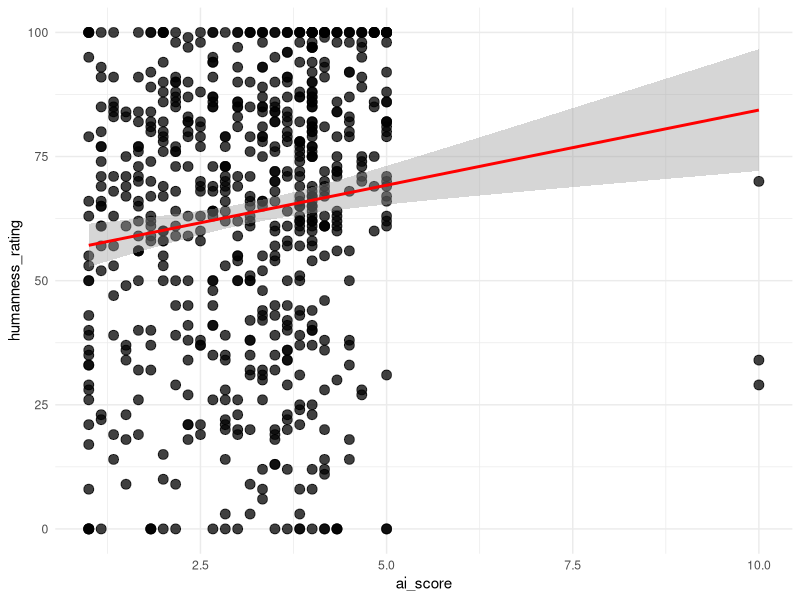

The R source for this figure: (Note: this script raises an error after producing the figure.)
## ---- chunk 1
library(dplyr)
library(ggplot2)
library(tidyr)
library(forcats)
library(lme4)
library(corrplot)
library(clipr)
## ---- chunk 2
raw_df <- read.csv("../data/responses_combined.csv")
raw_df <- raw_df %>% 
  group_by(subject_id) %>%
  mutate(ai_score = sum(cognitive_1, cognitive_2, 
                         affective_1, affective_2, 
                         behavioral_1, behavioral_2)/6)
## ---- chunk 3
head(raw_df)
## ---- chunk 4
categories <- list(
  content = c(
    "(span)", "(the)", "`Beautiful", "a", "Above",
    "above", "act", "air", "along", "aparant",
    "APPARENTLY", "Apparently", "apparently", "Arc", "arc",
    "ARCH", "Arch", "arch", "Arches", "arising",
    "around", "ball", "Beam", "Beautiful", "beautiful",
    "Beauty", "beauty", "beginning", "BEYOND", "Beyond",
    "beyond", "blue", "branch", "cathes", "caves",
    "Chromatography", "cloud", "Clouds", "clouds", "Cloudy",
    "Color", "color", "Colorful", "colorful", "Colors",
    "colors", "colors`", "colour", "colours", "day",
    "diffraction", "Division", "division", "Drizzle", "drop",
    "droplets", "drops", "earth", "end", "Ending",
    "Ends", "ends", "fall", "Fire", "flower",
    "Form", "form", "Forms", "forms", "Gold",
    "gold", "green", "grows", "hit", "hits",
    "HORIZON", "Horizon", "horizon", "horzion", "in",
    "Lamps", "Light", "light", "lightning", "Lights",
    "lights", "like", "long", "luck", "meadow",
    "meet", "Midnight", "Morning", "Nature", "nature",
    "Nature minded", "Night", "night", "of", "optics",
    "over", "pair", "Part", "passes", "Path",
    "path", "photons", "Physics", "physics", "prisim",
    "PRISM", "Prism", "prism", "prismq", "prizm",
    "raid", "RAIN", "Rain", "rain", "rain drop",
    "rainbaw", "RAINBOW", "Rainbow", "rainbow", "Rainbows",
    "rainbows", "Rainbox", "raindow", "Raindrop", "raindrop",
    "Raindrops", "raindrops", "rainfall", "Raining", "raining",
    "Rainy", "rainy", "Rays", "red", "refract",
    "round", "Science", "science", "shamrock", "Shape",
    "shape", "Shine", "shines", "shone", "showers",
    "Site", "skies", "Sky", "sky", "sky watcher",
    "spectrum", "spring", "storm", "storms", "Strike",
    "Strikes", "strikes", "Sun", "sun", "sunglight",
    "Sunlight", "sunlight", "Sunny", "sunrise", "sunrize",
    "sunset", "Sunshine", "sunshine", "Sunsine", "Symmetrical",
    "Take", "take", "takes", "THE", "The",
    "the", "THESE", "they", "this", "thunder",
    "thunderstorms", "time", "touch", "tree", "Two ends",
    "universe", "variety", "visual", "Water", "water",
    "way", "Weather", "weather", "Wet", "wet",
    "When", "when", "white", "white light", "winds",
    "with", "Wodded", "world"
  ),
  gender = c(
    "androgenous", "Androgynous", "androgynous", "effeminate", "Female",
    "female", "Femenine", "Feminine", "feminine", "Genderless",
    "Gentleman", "girl", "Girlie", "Girly", "girly",
    "Guy", "he", "Lady", "lady", "Male",
    "male", "Man", "man", "Manly", "Masculine",
    "masculine", "Woman", "woman"
  ),
  sexuality = c(
    "gay"
  ),
  other_sgi = c(
    "pass", "trans"
  ),
  persona = c(
    "admirer", "Airhead", "Alpha", "bird", "bohemian",
    "Boomer", "Bro", "bumbkin", "Cartoon", "cartoon",
    "cartoonish", "Cat", "Dad", "ditsy", "ditzy",
    "Documentary", "dude", "Frog", "geek", "geeky",
    "God", "Hader", "hippie", "hippy", "impressionist",
    "Isaac", "Kathy bates", "kooky", "Leprachaun", "Leprechaun",
    "leprechaun", "lobster", "McDonald’s", "Mckenna", "meryl",
    "Morgan Freeman", "nerd", "Nerdy", "nerdy", "Newton",
    "old-fashioned", "performative", "Preppy", "Prospector", "prospector",
    "Radio", "reading a book", "rustic", "Sage", "Santa",
    "spicoli", "Spongebob", "stoner", "story", "storylike",
    "streep", "Surfer", "surfer", "TV Voice", "valley",
    "valley girl", "Verizon", "voiceover", "whimsical", "Wizard",
    "wizard"
  ),
  region = c(
    "Accent", "accent", "accented", "American", "Boston",
    "boston", "British", "british", "Bronx", "California",
    "Californian", "californian", "Country", "country", "dialect",
    "foreign", "foreigner", "hawaii", "Italian", "native",
    "New Jersey", "New York", "New york", "New Yorker", "Northeast",
    "northern?", "Northerner", "northerner", "Southern", "southern",
    "southernish"
  ),
  locale = c(
    "Alley", "City", "city", "farm", "park",
    "rural", "School", "Urban", "urban"
  ),
  education = c(
    "academic", "analytuical", "Articulate", "articulate", "capable",
    "competent", "Complex", "comprehensive", "concise", "Descriptive",
    "descriptive", "Detailed", "detailed", "Educated", "educated",
    "educational", "educative", "Eloquent", "eloquent", "enlightening",
    "Experience", "experienced", "expert", "explanation", "facts",
    "factual", "Fluent", "Gifted", "inexperienced", "informational",
    "Informative", "informative", "Informed", "informed", "insightful",
    "Intellectual", "intelligence", "Intelligent", "intelligent", "knowledeable",
    "Knowledgable", "knowledgable", "Knowledge", "knowledge", "Knowledgeable",
    "knowledgeable", "learning", "legible", "Literate", "percise",
    "Philisophical", "precise", "Professional", "professional", "Profound",
    "scholar", "Scienctific", "scientic", "Scientific", "scientific",
    "skilled", "Smart", "smart", "sophisticated", "Succint",
    "Technical", "thorough", "understandable", "Understanding", "understanding",
    "very descriptive", "Well Spoken", "well spoken", "Well-spoken", "well-spoken",
    "wellspoken", "Wisdom", "Wise", "wise", "worldly"
  ),
  profession = c(
    "announcer", "counselor", "educator", "Explainer", "explainer",
    "Guider", "instructor", "Lecturer", "lecturer", "librarian",
    "military", "Narrator", "narrator", "pastor", "poet",
    "preach", "professor", "reader", "researcher", "science teacher",
    "Scientist", "scientist", "simplifier", "Speaker", "speaker",
    "Story Teller", "Story-teller", "Storyteller", "storyteller", "Storytelling",
    "Student", "student", "teach", "Teacher", "teacher",
    "teaching", "therapist", "weatherman", "Wheatherman", "writer"
  ),
  race_ethnicity = c(
    "African American", "African-American", "Black", "black", "black vernacular",
    "Caucasian", "Latina", "Person of Color", "White"
  ),
  social_standing = c(
    "Dignity", "entitled", "ghetto", "refined", "Rich",
    "rich"
  ),
  other_soc = c(
    "casual", "conversational", "culture", "Diversity", "Formal",
    "infraction", "Public", "Single", "unpopular"
  ),
  age = c(
    "Adult", "ancient", "Antiquated", "childish", "childlike",
    "Elder", "elder", "Elderly", "elderly", "grandfather",
    "Grandma", "grandma", "grandmother", "Grandpa", "grandpa",
    "kids", "Mature", "mature", "middle age", "middle aged",
    "Middle-Aged", "middle-aged", "Old", "old", "Older",
    "older", "senior", "twenties", "Young", "young",
    "younger", "Youthful"
  ),
  appearance = c(
    "appear", "balding", "big", "Blonde", "blonde",
    "fat", "gray suit", "Hands", "short", "size",
    "smiling"
  ),
  attractiveness = c(
    "Attractive", "lovely", "luscious", "pretty", "Stunning"
  ),
  health = c(
    "afflictive", "autist", "autistic", "Drunk", "impaired",
    "sleepy", "smoker", "tired", "weed"
  ),
  other_phys = character(0),
  agreeableness = c(
    "aggressive", "approachable", "Blunt", "blunt", "Cairing",
    "Caring", "caring", "Charming", "comfortable", "Comforting",
    "Compassionate", "condescending", "Down to earth", "empathetic", "fair",
    "flippant", "Friendly", "friendly", "friiendly", "Gentle",
    "gentle", "giving", "helpful", "Humble", "Kind",
    "kind", "likeable", "Lileable", "loving", "motherly",
    "NICE", "Nice", "nice", "nurturing", "opinionated",
    "Ornery", "patience", "patient", "Peaceful", "peaceful",
    "polite", "reassuring", "relatable", "sassy", "Sincere",
    "sincere", "snark", "Sweet", "sweet", "tender",
    "Trustworthy", "Truthfull", "uncaring", "wholesome"
  ),
  extraversion = c(
    "active", "Animated", "animated", "assertive", "Assured",
    "Boisterous", "bubbly", "charismatic", "cheerful", "Confidant",
    "Confident", "confident", "Dominant", "eager", "Energetic",
    "energetic", "energy", "Engaged", "engaged", "engagin",
    "Engaging", "engaging", "enthused", "Enthusiastic", "enthusiastic",
    "excited", "Expressive", "expressive", "exuberant", "Flamboyant",
    "flamboyant", "joking", "lively", "locquatious", "Motivational",
    "outgoing", "outspoken", "Passionate", "passionate", "quiet",
    "rambler", "Rambling", "reserved", "Self-assured", "stoked",
    "unenthusiastic", "Unexcited", "upbeat"
  ),
  openness = c(
    "Artistic", "artistic", "Artsy", "artsy", "create",
    "Creative", "creative", "Curious", "curious", "dreamer",
    "dreamy", "eccentric", "explorative", "Imaginative", "imaginative",
    "inquisitive", "Inspiration", "inspiring", "inspirtional", "interest",
    "Interested", "interested", "Intrigued", "intrigued", "Intuitive",
    "Metaphor", "open", "Pensive", "Poetic", "poetic",
    "Poetry", "poetry", "Reflecting", "reflecting", "Reflection",
    "reflection", "shallow", "thinker", "thoughful", "Thoughtful",
    "thoughtful", "unconventional", "Unique", "unique", "versatile",
    "vision", "Vivid", "vivid", "witty", "wonder"
  ),
  emo_stab = c(
    "Calm", "calm", "Calming", "calming", "certain",
    "Collected", "composed", "content", "emotional", "emotionless",
    "erratic", "even", "even-toned", "hesitant", "hopeful",
    "Mellow", "mellow", "moody", "nervous", "Neutral",
    "neutral", "neutral mindset", "non-assertive", "non-emotional", "non-serious",
    "nonchalant", "Peace", "peace", "relaxation", "Relaxed",
    "relaxed", "Relaxing", "relaxing", "relaxing.", "safe",
    "Scattered", "serene", "Serenity", "serenity", "Serious",
    "serious", "sootheing", "Soothing", "soothing", "Steady",
    "steady", "stern", "Stoic", "stoic", "tranquil",
    "Unemotional", "unemotional", "unrushed", "unsure", "wistful"
  ),
  cons = c(
    "Accurate", "accurate", "attention", "Attentive", "Carefree",
    "carefree", "careful", "cautious", "consistent", "Definite",
    "Deliberate", "deliberate", "diligent", "Driven", "focus",
    "Focused", "focused", "Intent", "invested", "involved",
    "Measured", "Motivated", "motivated", "Observant", "observant",
    "proper", "punctuated", "punctuates", "Rehearsed", "sequential",
    "wasteful", "well-paced"
  ),
  other_psych = c(
    "Amused", "Angry", "angry", "attitude", "awe",
    "bold", "brave", "disinterested", "Euphoric", "excited with word",
    "exciting", "fanatic", "Free", "Freedom", "Happiness",
    "happiness", "Happy", "happy", "Hope", "hope",
    "important", "jolly", "joy", "Joyful", "life",
    "Longing", "Magical", "Motivation", "proud", "spiritual",
    "unaware", "Upset"
  ),
  Naturalness = c(
    "AI", "Ai", "ai", "Ai generated", "Artificial",
    "artificial", "authentic", "automatic", "believable", "Computer",
    "digital", "Fake", "fake", "fake?", "Forced",
    "forced", "Genuine", "Human", "human like", "inauthentic",
    "inhuman", "manufactured", "natural", "real", "robot",
    "Robotic", "robotic", "Scripted", "Technological", "unnatural",
    "Unrealistic", "unrealistic"
  ),
  contour = c(
    "emphasis", "Flat", "flat", "flat tone", "high",
    "high pitched", "high-pitched", "higher pitch voice", "low", "modulated",
    "Monotone", "monotone", "Monotoned", "Monotonous", "monotonous",
    "Neutral tone", "question", "Questioning", "questioning", "range",
    "Slow tone", "tone"
  ),
  voice_qual = c(
    "Audible", "audible", "bassy", "breathy", "Bright",
    "bright", "chocolate", "clarity", "Clear", "clear",
    "clear voice", "cler", "crisp", "Dainty", "Deep",
    "deep", "deep voice", "distinct", "dry", "earthy",
    "fluid", "grainy", "Grating", "grating", "gravelly",
    "Gruff", "gruff", "gruffy", "Harsh", "Hoarse",
    "liquid", "Nasal", "nasal", "nasally", "Nasaly",
    "Raspy", "raspy", "Rough", "rough", "scratchy",
    "shrill", "Smooth", "smooth", "sound", "subtle",
    "twang", "vocal", "Vocal fry", "voice", "Warm",
    "warm", "weathered", "whine"
  ),
  intensity = c(
    "commanding", "explosive", "Firm", "firm", "forceful",
    "Full", "Intense", "intense", "Loud", "loud",
    "louder", "Powerful", "Projective", "Slam", "Soft",
    "soft", "Soft Spoken", "Soft spoken", "Soft-spoken", "soft-spoken",
    "softspoken", "Strong", "strong"
  ),
  other_speech = c(
    "Articulated", "breaks", "brisk", "cadence", "clunky",
    "coherent", "Direct", "direct", "embelished", "Embellished",
    "emotive", "enunciation", "Fast", "fast", "flowing",
    "hurry", "incomplete", "jumbled", "lyrical", "narrative",
    "notecards", "Paced", "quick", "rapid", "Reading",
    "reading", "rushed", "rushing", "Slow", "slow",
    "slower", "Speech", "split", "splits", "Spoken",
    "stilted", "straightforward", "Unclear", "Word", "wordy"
  ),
  evaluation = c(
    "amazing", "Annoying", "annoying", "Average", "average",
    "Bad", "bland", "Bombastic", "bombastic", "bored",
    "Boring", "boring", "cliched", "confusing", "Cool",
    "cool", "corny", "Crazy", "credible", "Different",
    "Dig", "Dramatic", "dramatic", "Dull", "dumb",
    "easy", "Exaggerated", "exaggerated", "excellent communication", "fine",
    "Forgettable", "Fun", "fun", "Funny", "funny",
    "Good", "good", "goofy", "great speaker", "Humorous",
    "Idiot", "incorrect", "Interesting", "interesting", "intersting",
    "irritating", "lackluster", "nondescript", "obnoxious", "odd",
    "off-putting", "okay", "Outstanding", "outstanding", "Pleasant",
    "pleasant", "pleasent", "Positive", "positive", "pretentious",
    "Prison", "prison", "Promise", "quality", "Silly",
    "silly", "Simple", "simple", "Snooty", "spectacle",
    "Strange", "strange", "stupid", "Suspense", "Tiring",
    "trap", "uncomfortable", "unfavorable", "Unintelligent", "unintelligent",
    "uninteresting", "uninteristing", "unlikable", "unpleasant", "unprofessional",
    "untenable", "usual", "vague", "weird", "Wonderful!"
  )
)


assign_category <- function(response) {
  if (is.na(response) || response == "") return(NA_character_)
  for (cat_name in names(categories)) {
    if (response %in% categories[[cat_name]]) {
      return(cat_name)
    }
  }
  return("unknown")
}

analysis_df <- raw_df %>%
  mutate(across(
    .cols = c(word_1, word_2, word_3, word_4, word_5),
    .fns  = ~ sapply(tolower(trimws(.x)), assign_category),
    .names = "category_{.col}"
  )) %>%
  rename_with(~ gsub("category_word_", "category_", .x), starts_with("category_word_"))

# add broad characterizations
#social_cats   <- c("gender","age","personality","competence","persona",
#                   "appearance","locale","affect")
#acoustic_cats <- c("voice_quality","prosody","intensity")

#analysis_df <- analysis_df %>%
#  rowwise() %>%
#  mutate(
#    n_social   = sum(c_across(category_1:category_5) %in% social_cats),
#    n_acoustic = sum(c_across(category_1:category_5) %in% acoustic_cats),
#    n_content  = sum(c_across(category_1:category_5) == "content"),
#    any_artificial = any(c_across(word_1:word_5) %in% 
#                           c("fake","artificial","ai generated","digital","inauthentic",
#                             "manufactured","robotic","scripted","unrealistic"))
#  ) %>%
#  ungroup()
## ---- chunk 5
ggplot(analysis_df, aes(x = ai_score, 
                        y = humanness_rating)) +
  geom_point(color = "black", 
             size = 3,
             alpha = 0.75) +       
  geom_smooth(method = "lm", color = "red") +
  theme_minimal() 

cor(analysis_df$ai_score, analysis_df$humanness_rating, method = "pearson")
## ---- chunk 6
analysis_df %>% 
  group_by(voice) %>% 
  summarise(
    mean = mean(humanness_rating),
    sd = sd(humanness_rating), 
    median = median(humanness_rating)
  )
## ---- chunk 7
valence_counts_voice <- analysis_df %>%
  select(subject_id, word_1:word_5, voice) %>%
  pivot_longer(word_1:word_5, names_to = "slot", values_to = "word") %>%
  mutate(word = tolower(trimws(word))) %>%
  left_join(valence_lookup, by = "word") %>%
  group_by(voice) %>%
  summarise(
    n_positive  = sum(valence == "positive",  na.rm = TRUE),
    n_negative  = sum(valence == "negative",  na.rm = TRUE),
    n_ambiguous = sum(valence == "ambiguous", na.rm = TRUE),
    .groups = "drop"
  )
valence_counts_voice
## ---- chunk 8

ggplot(analysis_df, aes(voice, humanness_rating, fill = voice)) + 
  geom_violin() +
  scale_fill_brewer(palette = "Set3") +
  geom_jitter(width = 0.05) +
  theme_minimal()

## ---- chunk 9
long_df %>% 
  filter(cat != "content") %>% 
  ggplot() +
  geom_bar(aes(y = voice,
               fill = cat),
           position = "fill") +
  coord_flip() +
  labs(x = "Proportion of Non-Content Responses",
       y = "Voice",
       fill = "Category")

ggsave(file="./data_analysis_files/by-voice-categories.png",width=10,height=6)
## ---- chunk 10
category_counts <- analysis_df %>%
  pivot_longer(
    cols = category_1:category_5,
    names_to = "word_number",
    values_to = "category"
  ) %>%
  count(category, sort = TRUE)
## ---- chunk 11
View(category_counts)
## ---- chunk 12
analysis_df <- analysis_df %>%
  rowwise() %>%
  mutate(ai_attitude_score = rowMeans(across(c(cognitive_1, behavioral_1, affective_1, cognitive_2, affective_2, behavioral_2))))
## ---- chunk 13

ai_attitude_plot <- ggplot(analysis_df, aes(x = ai_attitude_score, y = fct_reorder(source_file, ai_attitude_score))) +
  geom_point(size = 1.5, alpha = 0.7) +
  labs(x = "AI attitude score", y = "participants") + 
  theme_minimal() +
  theme(axis.text.y = element_blank())
## ---- chunk 14
ai_attitude_plot
## ---- chunk 15
ggplot(analysis_df, aes(x = ai_attitude_score)) +
  geom_histogram(aes(y = after_stat(density)), 
                 fill = "steelblue", 
                 color = "white", 
                 alpha = 0.4,
                 bins = 30) +       
  geom_density(fill = "skyblue", alpha = 0.5) +
  labs(title = "Distribution of AI Attitude Scores", x = "AI Attitude Score", y = "Density") +
  theme_minimal()
## ---- chunk 16
ggplot(analysis_df, aes(x = "", y = ai_attitude_score)) +
  geom_boxplot(fill = "lightpink", alpha = 0.5, width = 0.3) +
  labs(title = "Distribution of AI Attitude Scores", 
       x = "All participants") +
  geom_jitter(width = 0.05)+
  theme_minimal()
## ---- chunk 17
long_df <- analysis_df %>%
  pivot_longer(category_1:category_5, names_to="slot", values_to="cat") %>%
  filter(cat != "content") %>%
  mutate(is_social = cat %in% social_cats,
         slot_num = as.integer(gsub("category_","",slot)))

subj_df <- long_df %>% # subject-clustering accounts for between-subj design
  group_by(subject_id, voice, humanness_rating) %>%
  summarise(n_social = sum(is_social), n_total = n(), .groups="drop")

# models for pilot data (random effects result in singularity)
m_social_1 <- glm(cbind(n_social, n_total - n_social) ~ scale(humanness_rating) + voice,
              data = subj_df, family = binomial)
summary(m_social_1)

m_social_2 <- glm(cbind(n_social, n_total - n_social) ~ scale(humanness_rating),
                  data = subj_df, family = binomial)
summary(m_social_2)

# which model better accounts for variance? 
anova(m_social_1, m_social_2, test = "LRT")
## ---- chunk 18
# predicted probabilities
newdat <- data.frame(humanness_rating = c(0, 30, 50, 66.6, 100))
newdat$z <- (newdat$humanness_rating - mean(analysis_df$humanness_rating)) / 
  sd(analysis_df$humanness_rating)
pred <- predict(m_social_2, newdata = data.frame(humanness_rating = newdat$humanness_rating),
                type = "link", se.fit = TRUE)
newdat$p     <- plogis(pred$fit)
newdat$lo    <- plogis(pred$fit - 1.96 * pred$se.fit)
newdat$hi    <- plogis(pred$fit + 1.96 * pred$se.fit)
newdat

newdat <- data.frame(humanness_rating = seq(0, 100, by = 2))
pred <- predict(m_social_2, newdata = data.frame(humanness_rating = newdat$humanness_rating,
                                             voice = "gracie_valley"),  # arbitrary ref level
                type = "link", se.fit = TRUE)
newdat$p  <- plogis(pred$fit)
newdat$lo <- plogis(pred$fit - 1.96 * pred$se.fit)
newdat$hi <- plogis(pred$fit + 1.96 * pred$se.fit)

# visualization
ggplot() +
  geom_ribbon(data = newdat, aes(humanness_rating, ymin = lo, ymax = hi), 
              alpha = 0.2, fill = "steelblue") +
  geom_line(data = newdat, aes(humanness_rating, p), color = "steelblue", size = 1) +
  geom_jitter(data = subj_df, 
              aes(humanness_rating, n_social / n_total),
              width = 0.5, height = 0.02, alpha = 0.5) +
  geom_hline(yintercept = 0.5, linetype = "dashed", color = "grey") +
  labs(x = "Humanness Rating", 
       y = "P(social or psychological | non-content descriptor)") +
  theme_minimal()
## ---- chunk 19
transitions <- analysis_df %>%
  select(subject_id, voice, category_1:category_5) %>%
  pivot_longer(category_1:category_5, names_to="slot", values_to="cat") %>%
  mutate(slot = as.integer(gsub("category_","",slot))) %>%
  filter(cat != "content") %>%
  arrange(subject_id, slot) %>%
  group_by(subject_id) %>%
  mutate(next_cat = lead(cat)) %>%
  filter(!is.na(next_cat)) %>%
  ungroup()

# raw transition probability matrix
trans_mat <- transitions %>%
  count(cat, next_cat) %>%
  group_by(cat) %>%
  mutate(p = n / sum(n)) %>%
  ungroup()

# add marginal probabilities 
marginals <- transitions %>%
  count(next_cat) %>%
  mutate(p_marginal = n / sum(n)) %>%
  select(next_cat, p_marginal)

# matrix with marginals 
trans_mat_w_margin <- trans_mat %>%
  left_join(marginals, by = "next_cat") %>%
  mutate(lift = p / p_marginal)
## ---- chunk 20
valence_lookup <- tibble(
  word = c(
    "beautiful", "pleasant", "cool", "fun", "dreamy", "vivid", "colorful",
    "annoying", "boring", "grating", "tiring", "forgettable", "odd", "corny", "confusing",
    "interesting", "dramatic", "emotive", "exaggerated"
  ),
  valence = c(
    rep("positive", 7),
    rep("negative", 8),
    rep("ambiguous", 4)
  )
)

# participant valence_counts
valence_counts <- analysis_df %>%
  select(subject_id, word_1:word_5) %>%
  pivot_longer(word_1:word_5, names_to = "slot", values_to = "word") %>%
  mutate(word = tolower(trimws(word))) %>%
  left_join(valence_lookup, by = "word") %>%
  group_by(subject_id) %>%
  summarise(
    n_positive  = sum(valence == "positive",  na.rm = TRUE),
    n_negative  = sum(valence == "negative",  na.rm = TRUE),
    n_ambiguous = sum(valence == "ambiguous", na.rm = TRUE),
    .groups = "drop"
  )

eval_df <- analysis_df %>% left_join(valence_counts, by = "subject_id")

# restrict to subj with at least one valenced evaluation
eval_sub <- eval_df %>%
  filter(n_positive + n_negative > 0) %>%
  mutate(p_positive = n_positive / (n_positive + n_negative))

# mean proportion positive by any_artificial
prop_summary <- eval_sub %>%
  group_by(any_artificial) %>%
  summarise(
    n              = n(),
    mean_p_positive = mean(p_positive),
    sd_p_positive   = sd(p_positive),
    se_p_positive   = sd(p_positive) / sqrt(n),
    .groups = "drop"
  )
prop_summary

# mean ai_score by any_artificial
ai_summary <- eval_sub %>%
  group_by(any_artificial) %>%
  summarise(
    n              = n(),
    mean_ai_score  = mean(ai_score),
    sd_ai_score    = sd(ai_score),
    se_ai_score    = sd(ai_score) / sqrt(n),
    .groups = "drop"
  )
ai_summary

ggplot(eval_sub, aes(x = ai_score, 
                     y = p_positive, 
                     color = any_artificial)) +
  geom_point(alpha = 0.7, size = 2) +
  geom_smooth(method = "loess", se = TRUE, alpha = 0.15) +
  scale_color_brewer(palette = "Set1",
                     name = "Any artificial\ndescriptor") +
  labs(
    x = "AI attitude score (higher = more positive toward AI)",
    y = "Proportion positive valence") +
  theme_minimal()
## ---- chunk 21
glm(p_positive ~ scale(humanness_rating)*scale(ai_score), 
    data = eval_sub,
    family = binomial) %>%
  summary()
## ---- chunk 22
gracie_words <- analysis_df %>% filter(voice == "gracie_valley")
gracie_words <- gracie_words[,c("word_1", "word_2", "word_3", "word_4", "word_5")]
gracie_words_lst <- unlist(gracie_words) %>% as.character()
write_clip(gracie_words_lst)
## ---- chunk 23
vince_words <- analysis_df %>% filter(voice == "vince_duglus")
vince_words <- vince_words[,c("word_1", "word_2", "word_3", "word_4", "word_5")]
vince_words_lst <- unlist(vince_words) %>% as.character()
write_clip(vince_words_lst)
